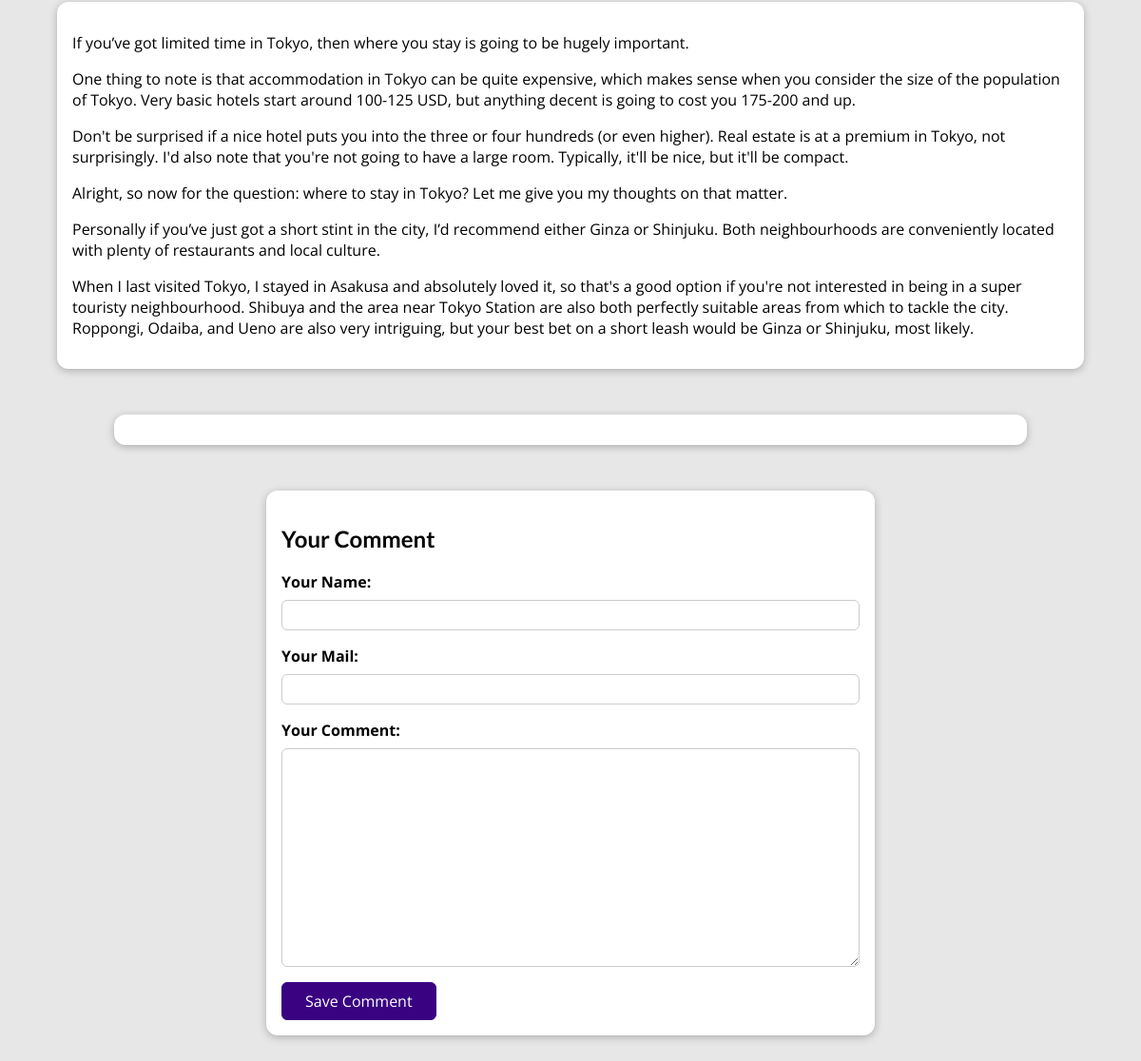
/post/tokyo-in-three (lower part), run on an earlier commit of the app's database.
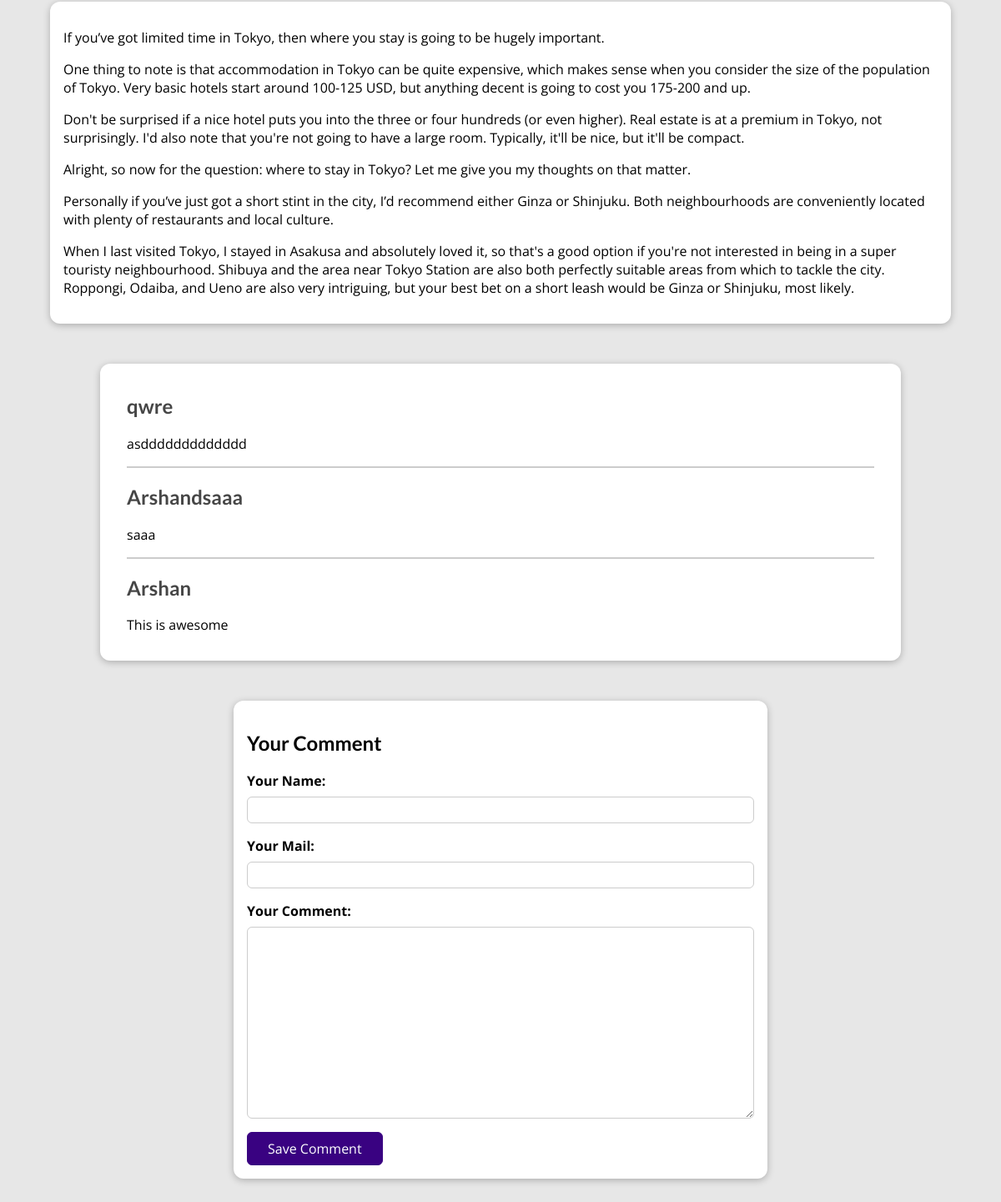
And on a later commit of the database.
### mblog/models.py (models this page shows, shortened)
class Post(models.Model):
    title = models.CharField(max_length=20)
    excerpt = models.CharField(max_length=200)
    image = models.ImageField(upload_to="posts",null=True)
    author = models.ForeignKey(Author, on_delete=models.SET_NULL,null=True)
    date = models.DateTimeField()
    slug = models.SlugField(unique=True)
    content = models.TextField()
    tags = models.ManyToManyField(Tag)

class Comment(models.Model):
    user_name = models.CharField(max_length=100)
    user_email = models.EmailField()
    text = models.TextField(max_length=300)
    post = models.ForeignKey(
        "Post",
        related_name="comments", on_delete=models.CASCADE)

### mblog/views.py (the view, shortened to what this page needs)
# urls.py: path('post/<slug:slug>', views.PostDetailView.as_view(), name= 'post-detail'),#posts/my-first-post
class PostDetailView(View):
    def is_stored_post(self, request, post_id):
        stored_posts = request.session.get("stored_posts")
        if stored_posts is not None:
          is_saved_for_later = post_id in stored_posts
        else:
          is_saved_for_later = False
        return is_saved_for_later
    def get(self, request, slug):
        post = Post.objects.get(slug=slug)
        context = {
            "post":post,
            "post_tags":post.tags.all(),
            "comment_form":CommentForm(),
            "comments": post.comments.all().order_by("-id"),
            "saved_for_later": self.is_stored_post(request, post.id)
        }
        return render(request, "post-details.html",context)

### mblog/forms.py
class CommentForm(forms.ModelForm):
    class Meta:
        model = Comment
        exclude = ['post']
        labels = {
            "user_name" : "Your Name",
            "user_email" : "Your Mail",
            "text" : "Your Comment"
        }

### mblog/models.py (called while the page is built)
    def __str__(self) -> str:
        return f"{self.first_name} {self.last_name}"

### template/post-details.html (shortened to what this page needs)
{% extends "base.html" %}
{% block css_files %}
<link rel="stylesheet" href="/static/post-detail.css" />
{% endblock %}
{% block content %}
<main>
  {{ post.content|linebreaks }}
</main>
<section id="comments">
    <ul>
        {% for comment in comments %}
        <li>
            <h2>{{comment.user_name}}</h2>
            <p>{{comment.text| linebreaks }}</p>
        </li>
        {% endfor %}
    </ul>
</section>
<section id="comment-form">
  <h2>Your Comment</h2>
  <form action="{% url 'post-detail' post.slug %}" method="POST">
    {% for form_field in comment_form %}
      <div class="form-control {% if form_field.errors %}invalid{% endif %}">
        {{ form_field.label_tag }}
        {{ form_field }}
      </div>
    {% endfor %}
    <button>Save Comment</button>
  </form>
</section>
{% endblock %}

### template/base.html (shortened to what this page needs)
<!DOCTYPE html>
<html lang="en">
<head>
  <link rel="stylesheet" href="/static/basedesign.css">
  {% block css_files %}{% endblock %}
</head>
<body>
  {% block content %}
  {% endblock %}
</body>
</html>

### static/basedesign.css (style rules this page uses)
* { box-sizing: border-box; }
html { font-family: 'Open Sans', 'Lato', sans-serif; }
body { margin: 0; }
h1, h2, h3 { font-family: 'Lato', sans-serif; font-weight: bold; }

### static/post-detail.css (style rules this page uses)
body { background-color: #e7e7e7; }
main { width: 90%; max-width: 90rem; margin: 3rem auto; background-color: white; padding: 1rem; border-radius: 12px; box-shadow: 0 2px 8px rgba(0, 0, 0, 0.25); }
#comment-form { margin: 3rem auto; width: 90%; max-width: 40rem; border-radius: 12px; background-color: white; box-shadow: 0 2px 8px rgba(0, 0, 0, 0.25); padding: 1rem; }
#comment-form button { font: inherit; background-color: #390281; color: white; border: 1px solid #390281; padding: 0.5rem 1.5rem; border-radius: 6px; cursor: pointer; }
.form-control { margin-bottom: 1rem; }
.form-control label { font-weight: bold; margin-bottom: 0.5rem; display: block; }
.form-control input, .form-control textarea { display: block; width: 100%; font: inherit; padding: 0.25rem; border-radius: 6px; border: 1px solid #ccc; }
#comments { margin: 3rem auto; width: 90%; max-width: 60rem; border-radius: 12px; background-color: white; box-shadow: 0 2px 8px rgba(0, 0, 0, 0.25); padding: 1rem 2rem; }
#comments ul { list-style: none; margin: 0; padding: 0; }
#comments li { margin-bottom: 1rem; border-bottom: 2px solid #ccc; }
#comments li:last-of-type { border-bottom: none; }
#comments h2 { color: #464646; }

What changed in the data, as far as the page shows it:
added Comment: user_name "qwre", text "asddddddddddddd"
added Comment: user_name "Arshandsaaa", text "saaa"
added Comment: user_name "Arshan", text "This is awesome"
